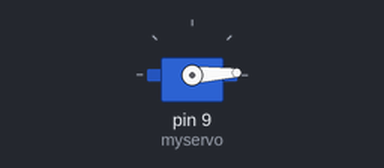
Bench run of a sketch on a simulated Arduino Uno, built with avr-gcc and run on an emulated ATmega328P. Shown: servo.

Above: at 0.05 s.
At 0.35 s:
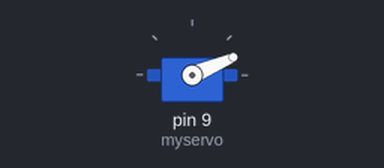
At 0.7 s:
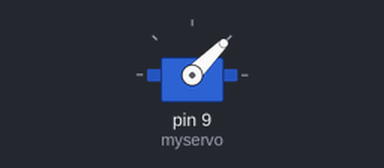
At 1.35 s:
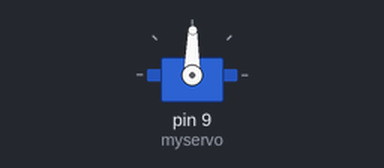
Timing chart, 0 to 3.2 s (numbered marks = the images above):
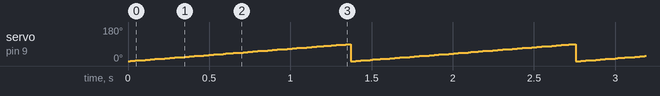

The sketch:

servo_motor.ino
```cpp
#include <Servo.h>

Servo myservo;
int pos = 0;

void setup()
{
  myservo.attach(9);
}

void loop()
{
  for(pos = 0; pos <= 90; pos += 1) /*this is the angle of the motor when it first turns*/
  {
    myservo.write(pos);
    delay(15); /* speed at which the motor is restarting*/
  }
  for(pos = 0; pos>=0; pos-=1) /*this is the angle/force of the motor when it comes back*/
  {
    myservo.write(pos);
    delay(15);  /*speed at which the motor is restarting*/
  }
}
```

Measured:
- by itself, servo on pin 9 (myservo): ramps from 0° to 89° and jumps back, once every 1.4 s
